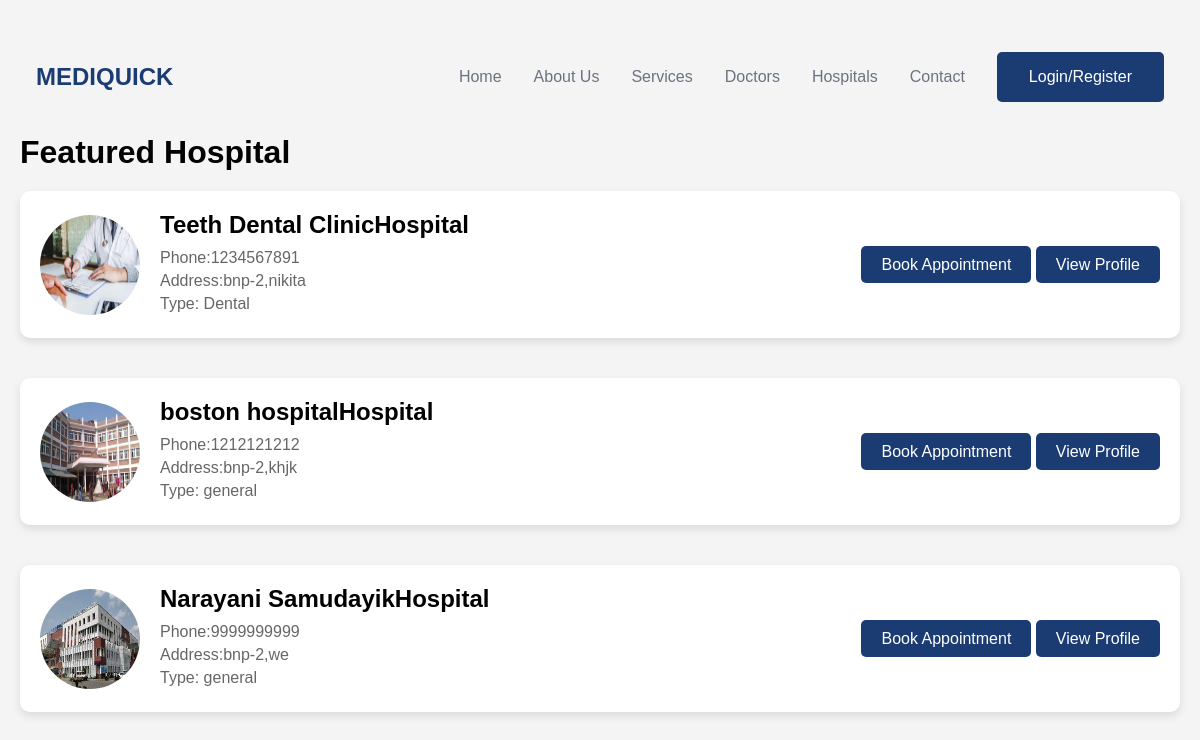
/hosplist/, run on an earlier commit of the app's database.
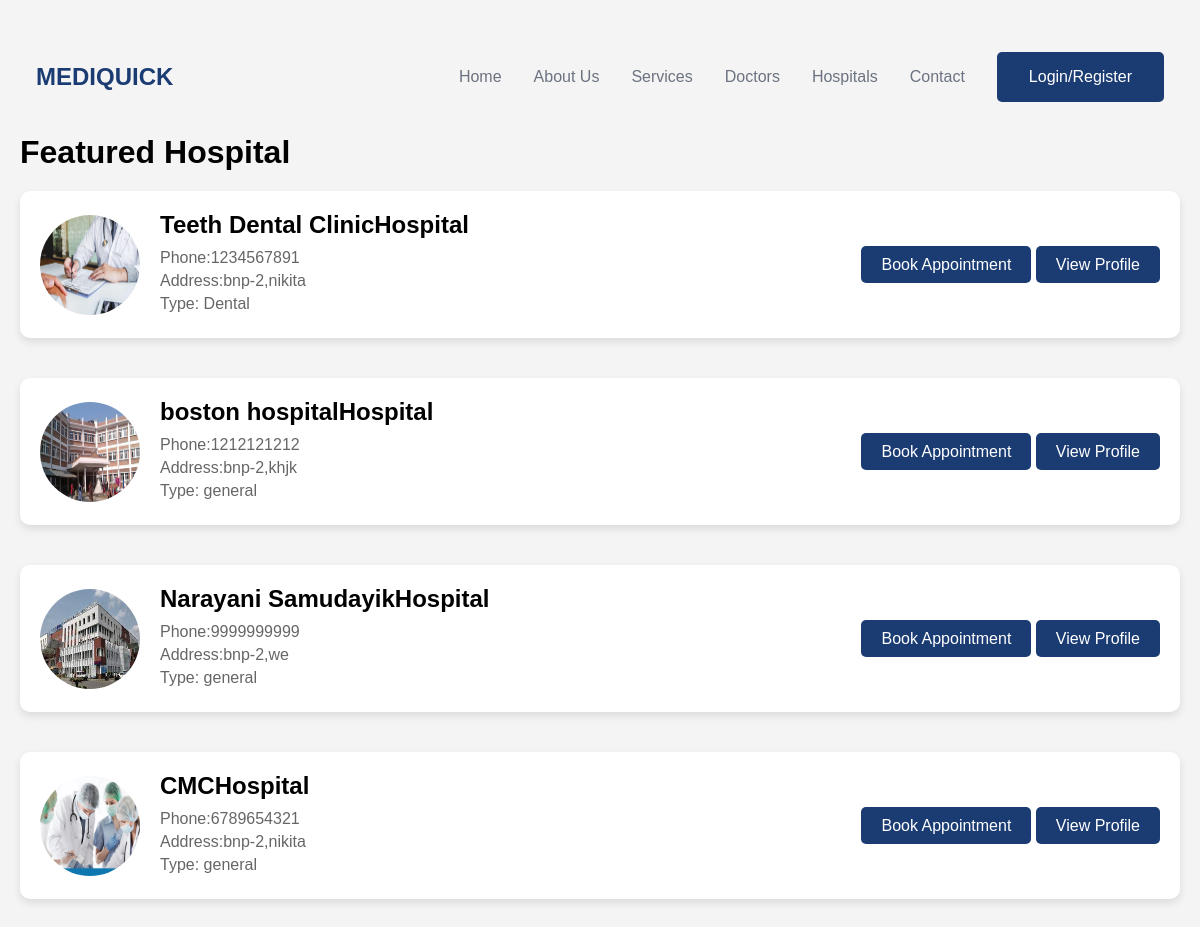
And on a later commit of the database.
### hospreg/models.py (models this page shows, shortened)
class Hospreg(models.Model):
    id = models.AutoField(primary_key=True)
    hospital_name=models.CharField(max_length=50)
    hospital_type=models.CharField(max_length=50)
    email=models.CharField(max_length=50)
    phone=models.CharField(max_length=50)
    address=models.CharField(max_length=50)
    license=models.CharField(max_length=50)
    city=models.CharField(max_length=50)
    password=models.CharField(max_length=50)
    confirm_password=models.CharField(max_length=50)
    photo = models.ImageField(upload_to='hosp/',null=True,default=None)

### mediq/views.py (the view)
# urls.py: path('hosplist/',views.hosplist,name="hosplist"),
def hosplist(request):
    hosplist=Hospreg.objects.all()
    dat={
        'hosplist':hosplist
    }
    return render(request,"hosplist.html",dat)

### templates/hosplist.html (shortened to what this page needs)
<!DOCTYPE html>
<html lang="en">
  <head>
    <link
      href="https://cdn.jsdelivr.net/npm/remixicon@3.4.0/fonts/remixicon.css"
      rel="stylesheet"
    />
    <link rel="stylesheet" href="/static/hosplista.css">
    <link rel="stylesheet" href="https://cdnjs.cloudflare.com/ajax/libs/font-awesome/6.0.0-beta3/css/all.min.css">
  </head>
  <body>
    <div class="container">
      <nav>
        <div class="nav__logo">MEDIQUICK</div>
        <ul class="nav__links">
          <li class="link"><a href="/pathome">Home</a></li>
          <li class="link"><a href="about/">About Us</a></li>
          <li class="link"><a href="/services">Services</a></li>
          <li class="link"><a href="/doclist">Doctors</a></li>
          <li class="link"><a href="/hosplist">Hospitals</a></li>
          <li class="link"><a href="/contact">Contact</a></li>
          <li class="dropdown">
            <button class="dropbtn">Login/Register</button>
          </li>
      </nav>
    <h1>Featured Hospital</h1>
    {%for a in hosplist %}
    {% if a.photo %}
    <div class="hospital-card">
        <img src="{{ a.photo.url }}" alt="Dr. Nikita Laudari" >
        {%endif%}
        <div class="hospital-info">
            <h2>{{a.hospital_name}}Hospital</h2>
            <p>Phone:{{a.phone}}</p>
            <p>Address:{{a.address}},{{a.city}}</p>
            <p>Type: {{a.hospital_type}}</p>
        </div>
        <div class="button-container">
            <a href="/book">Book Appointment</a>
            <a href="{% url 'hospage' a.id %}">View Profile</a>
        </div>
    </div>
    {% endfor %}
</body>
</html>

### static/hosplista.css (style rules this page uses)
:root { --primary-color: #1B3C73; --primary-color-dark: #40679E; --text-dark: #111827; --text-light: #6b7280; --white: #ffffff; }
* { padding: 0; margin: 0; box-sizing: border-box; }
body { font-family: "Roboto", sans-serif; }
.container { max-width: 1200px; margin: auto; min-height: 100vh; display: flex; flex-direction: column; }
nav { padding: 2rem 1rem; display: flex; align-items: center; justify-content: space-between; gap: 1rem; }
.nav__logo { font-size: 1.5rem; font-weight: 600; color: var(--primary-color); }
.nav__links { list-style: none; display: flex; align-items: center; gap: 2rem; }
.link a { text-decoration: none; color: var(--text-light); cursor: pointer; transition: 0.3s; }
.dropdown { position: relative; display: inline-block; }
.dropbtn { padding: 1rem 2rem; outline: none; border: none; font-size: 1rem; color: var(--white); background-color: var(--primary-color); border-radius: 5px; cursor: pointer; transition: 0.3s; }
body { font-family: Arial, sans-serif; background-color: #f4f4f4; margin: 0; padding: 20px; }
.hospital-card { background-color: #fff; border-radius: 10px; box-shadow: 0 4px 8px rgba(0, 0, 0, 0.1); margin: 20px 0; overflow: hidden; display: flex; align-items: center; padding: 20px; }
.hospital-card img { border-radius: 50%; margin-right: 20px; width: 100px; height: 100px; }
.hospital-info { flex-grow: 1; }
.hospital-info h2 { margin: 0 0 10px; font-size: 1.5em; }
.hospital-info p { margin: 5px 0; color: #666; }
.button-container { text-align: right; }
.button-container a { background-color: var(--primary-color); color: white; padding: 10px 20px; text-decoration: none; border-radius: 5px; transition: background-color 0.3s; }

What changed in the data, as far as the page shows it:
added Hospreg: photo (picture), hospital_name "CMC", phone "6789654321", address "bnp-2", city "nikita", hospital_type "general"
